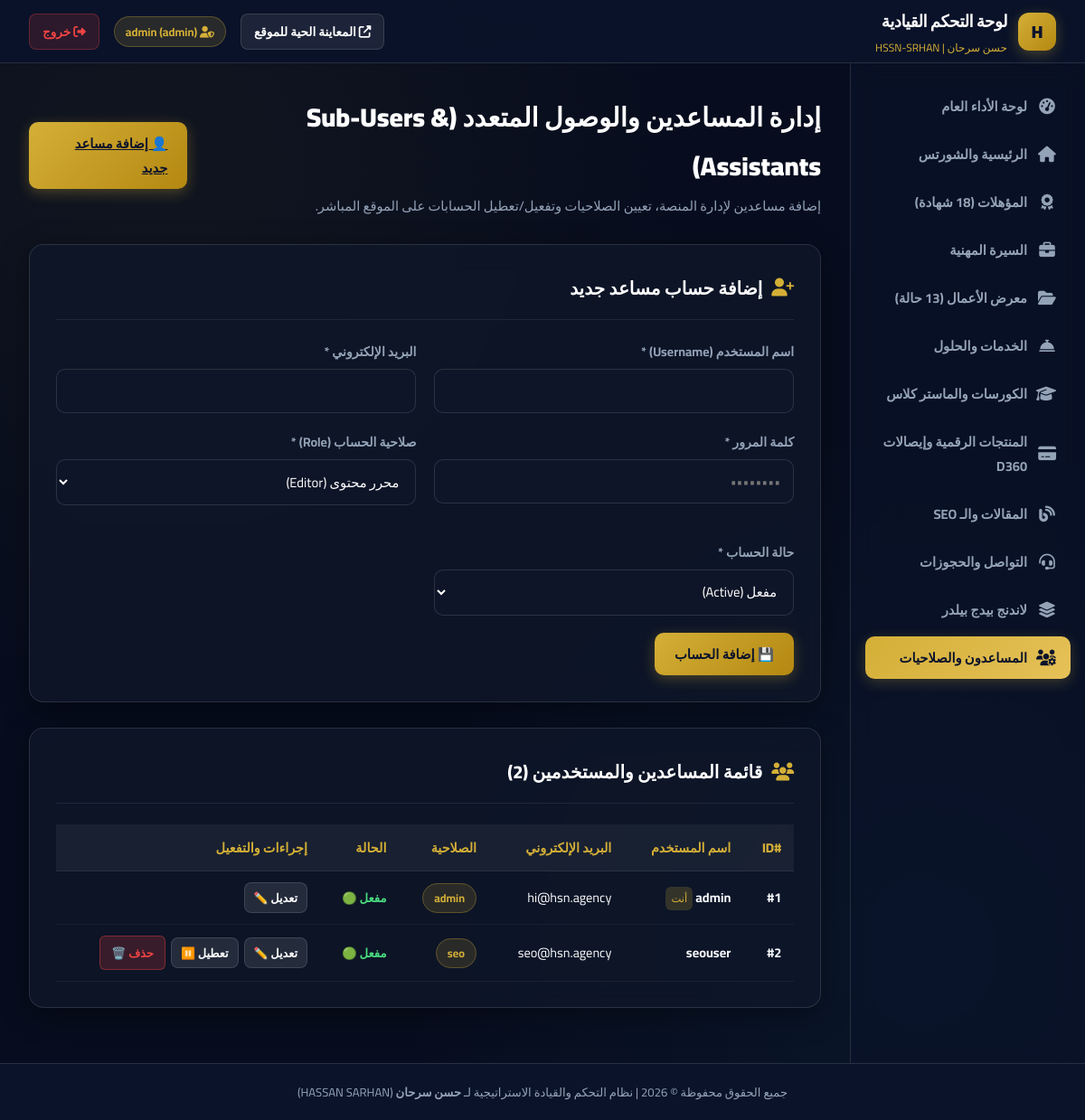
Before: /admin/users.php (signed in) with the older database file.
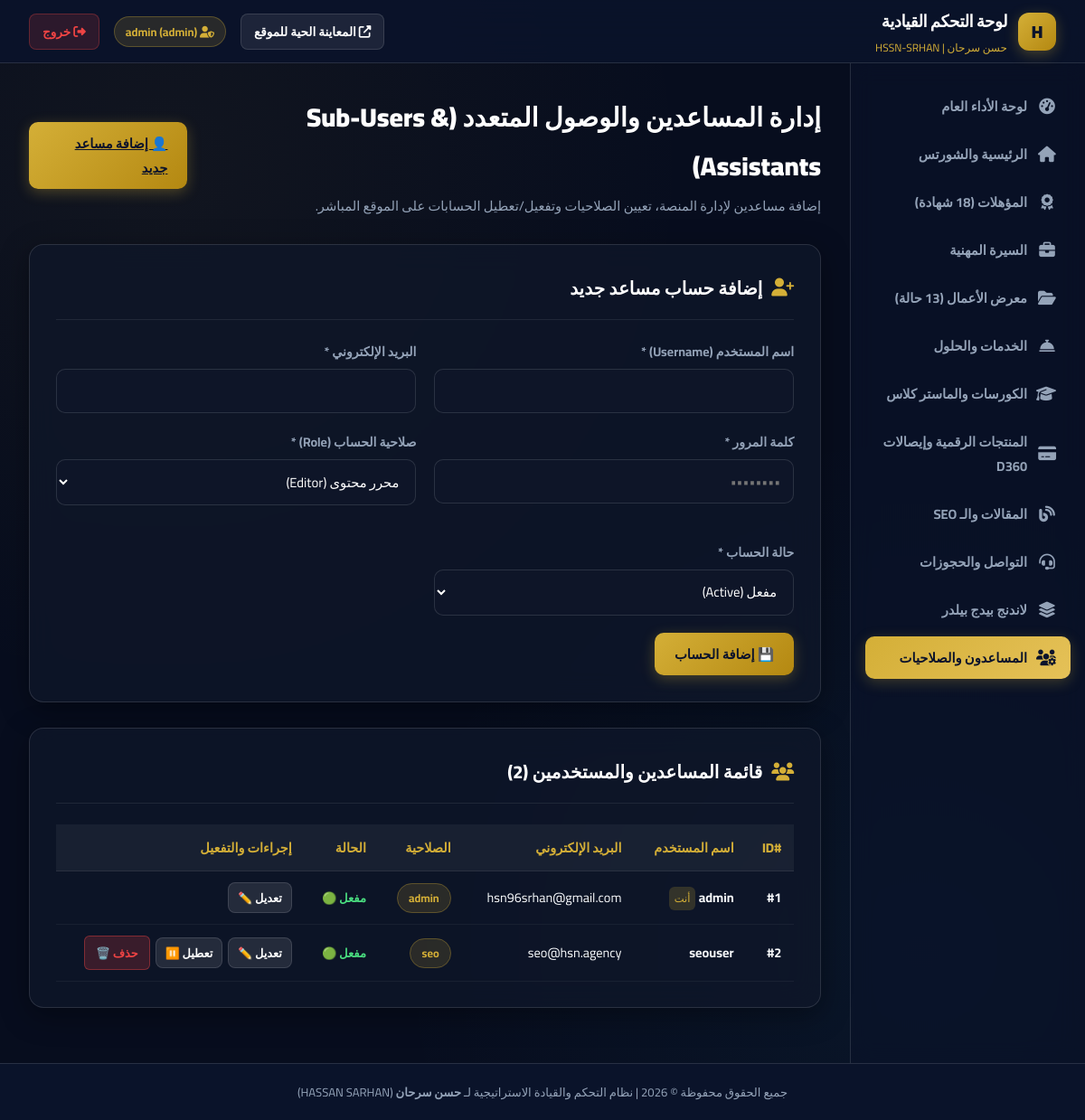
After: the same page with the newer database file.
### tables this page shows
CREATE TABLE IF NOT EXISTS `users` (
  `id` INT AUTO_INCREMENT PRIMARY KEY,
  `username` VARCHAR(50) NOT NULL UNIQUE,
  `email` VARCHAR(100) NOT NULL UNIQUE,
  `password_hash` VARCHAR(255) NOT NULL,
  `role` ENUM('admin', 'seo') NOT NULL DEFAULT 'seo',
  `created_at` DATETIME DEFAULT CURRENT_TIMESTAMP
);

### admin/includes/auth.php (called while the page is built, shortened)
<?php
function getCurrentUser() {
    $db = getDBConnection();
    $stmt = $db->prepare("SELECT * FROM users WHERE id = ?");
    $stmt->execute([$_SESSION['admin_user_id']]);
    return $stmt->fetch();
}
function requireAuth() {
    $user = getCurrentUser();
}

### admin/users.php (the view, shortened to what this page needs)
<?php
require_once __DIR__ . '/includes/header.php';
$db = getDBConnection();
$users = $db->query("SELECT * FROM users ORDER BY id ASC")->fetchAll();
$editUser = null;
?>
<div style="display:flex; justify-content:space-between; align-items:center; margin-bottom: 1.8rem;">
    <div>
        <h1 style="font-size: 1.8rem; font-weight: 900; color: #FFF; margin-bottom: 4px;">إدارة المساعدين والوصول المتعدد (Sub-Users & Assistants)</h1>
        <p style="color: var(--admin-text-muted); font-size: 0.92rem;">إضافة مساعدين لإدارة المنصة، تعيين الصلاحيات وتفعيل/تعطيل الحسابات على الموقع المباشر.</p>
    </div>
    <a href="users.php#user_form_section" class="btn-action">👤 إضافة مساعد جديد</a>
</div>
<div class="glass-card" id="user_form_section">
    <div class="card-header-flex">
        <h2 class="card-title">
            <i class="fas fa-user-plus"></i>
            <?php echo $editUser ? 'تعديل بيانات المساعد #' . $editUser['id'] : 'إضافة حساب مساعد جديد'; ?>
        </h2>
    </div>
    <form method="POST" action="users.php">
        <div class="form-grid">
            <div class="form-group">
                <label class="form-label">اسم المستخدم (Username) *</label>
                <input type="text" name="username" class="form-input" required value="<?php echo htmlspecialchars($editUser['username'] ?? ''); ?>">
            </div>
            <div class="form-group">
                <label class="form-label">البريد الإلكتروني *</label>
                <input type="email" name="email" class="form-input" required value="<?php echo htmlspecialchars($editUser['email'] ?? ''); ?>">
            </div>
        </div>
        <div class="form-grid">
            <div class="form-group">
                <label class="form-label">كلمة المرور <?php echo $editUser ? '(اتركها فارغة للتعديل بدون تغيير)' : '*'; ?></label>
                <input type="password" name="password" class="form-input" <?php echo $editUser ? '' : 'required'; ?> placeholder="••••••••">
            </div>
            <div class="form-group">
                <label class="form-label">صلاحية الحساب (Role) *</label>
                <select name="role" class="form-select">
                    <option value="editor" <?php echo ($editUser['role'] ?? '') === 'editor' ? 'selected' : ''; ?>>محرر محتوى (Editor)</option>
                </select>
            </div>
            <div class="form-group">
                <label class="form-label">حالة الحساب *</label>
                <select name="status" class="form-select">
                    <option value="active" <?php echo ($editUser['status'] ?? '') !== 'suspended' ? 'selected' : ''; ?>>مفعل (Active)</option>
                </select>
            </div>
        </div>
        <button type="submit" class="btn-action">💾 <?php echo $editUser ? 'حفظ التعديلات' : 'إضافة الحساب'; ?></button>
    </form>
</div>
<div class="glass-card">
    <div class="card-header-flex">
        <h2 class="card-title"><i class="fas fa-users"></i> قائمة المساعدين والمستخدمين (<?php echo count($users); ?>)</h2>
    </div>
    <div class="table-responsive">
        <table class="admin-table">
            <thead>
                <tr>
                    <th>#ID</th>
                    <th>اسم المستخدم</th>
                    <th>البريد الإلكتروني</th>
                    <th>الصلاحية</th>
                    <th>الحالة</th>
                    <th>إجراءات والتفعيل</th>
                </tr>
            </thead>
            <tbody>
                <?php foreach ($users as $u): ?>
                    <tr>
                        <td><strong>#<?php echo $u['id']; ?></strong></td>
                        <td>
                            <strong><?php echo htmlspecialchars($u['username']); ?></strong>
                            <?php if ($u['id'] === $currentUser['id']): ?>
                                <span style="background: rgba(212, 175, 55, 0.2); color: var(--admin-primary); padding: 2px 6px; border-radius: 6px; font-size: 0.72rem;">أنت</span>
                            <?php endif; ?>
                        </td>
                        <td><?php echo htmlspecialchars($u['email']); ?></td>
                        <td>
                            <span class="badge-role" style="font-size:0.78rem;">
                                <?php echo htmlspecialchars($u['role']); ?>
                            </span>
                        </td>
                        <td>
                            <?php if (($u['status'] ?? 'active') === 'active'): ?>
                                <span style="color: #4ADE80; font-weight: 700; font-size: 0.82rem;">مفعل 🟢</span>
                            <?php else: ?>
                                <span style="color: #F87171; font-weight: 700; font-size: 0.82rem;">معطل 🔴</span>
                            <?php endif; ?>
                        </td>
                        <td>
                            <div style="display:flex; gap: 6px; align-items:center;">
                                <a href="users.php?edit_id=<?php echo $u['id']; ?>#user_form_section" class="btn-secondary-action" style="padding: 4px 10px; font-size: 0.8rem;">تعديل ✏️</a>
                                <?php if ($u['id'] !== $currentUser['id']): ?>
                                    <form method="POST" action="users.php" style="display:inline;">
                                        <button type="submit" class="btn-secondary-action" style="padding: 4px 10px; font-size: 0.8rem;">
                                            <?php echo ($u['status'] ?? 'active') === 'active' ? 'تعطيل ⏸️' : 'تفعيل ▶️'; ?>
                                        </button>
                                    </form>
                                    <form method="POST" action="users.php" style="display:inline;" onsubmit="return confirm('هل أنت متأكد من حذف حساب هذا المساعد؟');">
                                        <button type="submit" class="btn-danger-action">حذف 🗑️</button>
                                    </form>
                                <?php endif; ?>
                            </div>
                        </td>
                    </tr>
                <?php endforeach; ?>
            </tbody>
        </table>
    </div>
</div>
<?php require_once __DIR__ . '/includes/footer.php'; ?>

### admin/includes/header.php (shortened to what this page needs)
<?php
require_once __DIR__ . '/auth.php';
requireAuth();
$currentUser = getCurrentUser();
$currentPage = basename($_SERVER['PHP_SELF']);
?>
<!DOCTYPE html>
<html lang="ar" dir="rtl">
<head>
    <link rel="stylesheet" href="https://cdnjs.cloudflare.com/ajax/libs/font-awesome/6.4.0/css/all.min.css">
</head>
<body>
    <header class="admin-topbar">
        <a href="index.php" class="admin-brand">
            <div class="admin-brand-icon">H</div>
            <div>
                <div class="admin-brand-title">لوحة التحكم القيادية</div>
                <div style="font-size:0.75rem; color:var(--admin-primary);">حسن سرحان | HSSN-SRHAN</div>
            </div>
        </a>
        <div class="admin-user-menu">
            <a href="../index.php" target="_blank" class="btn-live-site">
                <i class="fas fa-external-link-alt"></i> المعاينة الحية للموقع
            </a>
            <span class="badge-role">
                <i class="fas fa-user-shield"></i> <?php echo htmlspecialchars($currentUser['username'] ?? 'مستخدم'); ?> (<?php echo htmlspecialchars($currentUser['role'] ?? 'editor'); ?>)
            </span>
            <a href="logout.php" class="btn-logout">
                <i class="fas fa-sign-out-alt"></i> خروج
            </a>
        </div>
    </header>
    <div class="admin-wrapper">
        <aside class="admin-sidebar">
            <a href="index.php" class="sidebar-link <?php echo $currentPage === 'index.php' ? 'active' : ''; ?>">
                <i class="fas fa-tachometer-alt"></i> لوحة الأداء العام
            </a>
            <a href="home.php" class="sidebar-link <?php echo $currentPage === 'home.php' ? 'active' : ''; ?>">
                <i class="fas fa-home"></i> الرئيسية والشورتس
            </a>
            <a href="qualifications.php" class="sidebar-link <?php echo $currentPage === 'qualifications.php' ? 'active' : ''; ?>">
                <i class="fas fa-award"></i> المؤهلات (18 شهادة)
            </a>
            <a href="career.php" class="sidebar-link <?php echo $currentPage === 'career.php' ? 'active' : ''; ?>">
                <i class="fas fa-briefcase"></i> السيرة المهنية
            </a>
            <a href="portfolio.php" class="sidebar-link <?php echo $currentPage === 'portfolio.php' ? 'active' : ''; ?>">
                <i class="fas fa-folder-open"></i> معرض الأعمال (13 حالة)
            </a>
            <a href="services.php" class="sidebar-link <?php echo $currentPage === 'services.php' ? 'active' : ''; ?>">
                <i class="fas fa-concierge-bell"></i> الخدمات والحلول
            </a>
            <a href="courses.php" class="sidebar-link <?php echo $currentPage === 'courses.php' ? 'active' : ''; ?>">
                <i class="fas fa-graduation-cap"></i> الكورسات والماستر كلاس
            </a>
            <a href="digital-products.php" class="sidebar-link <?php echo $currentPage === 'digital-products.php' ? 'active' : ''; ?>">
                <i class="fas fa-credit-card"></i> المنتجات الرقمية وإيصالات D360
            </a>
            <a href="blog.php" class="sidebar-link <?php echo $currentPage === 'blog.php' ? 'active' : ''; ?>">
                <i class="fas fa-blog"></i> المقالات والـ SEO
            </a>
            <a href="contact-settings.php" class="sidebar-link <?php echo $currentPage === 'contact-settings.php' ? 'active' : ''; ?>">
                <i class="fas fa-headset"></i> التواصل والحجوزات
            </a>
            <a href="landing-pages.php" class="sidebar-link <?php echo $currentPage === 'landing-pages.php' ? 'active' : ''; ?>">
                <i class="fas fa-layer-group"></i> لاندنج بيدج بيلدر
            </a>
            <a href="users.php" class="sidebar-link <?php echo $currentPage === 'users.php' ? 'active' : ''; ?>">
                <i class="fas fa-users-cog"></i> المساعدون والصلاحيات
            </a>
        </aside>
        <main class="admin-content">

### admin/includes/footer.php
        </main>
    </div>
    <footer style="background: rgba(11, 19, 43, 0.95); border-top: 1px solid var(--admin-border); padding: 1.2rem; text-align: center; font-size: 0.82rem; color: var(--admin-text-muted);">
        جميع الحقوق محفوظة © <?php echo date('Y'); ?> | نظام التحكم والقيادة الاستراتيجية لـ <strong>حسن سرحان</strong> (HASSAN SARHAN)
    </footer>
</body>
</html>

Changed rows visible on the page:
changed users "admin": email "hi@hsn.agency" → "hsn96srhan@gmail.com"
